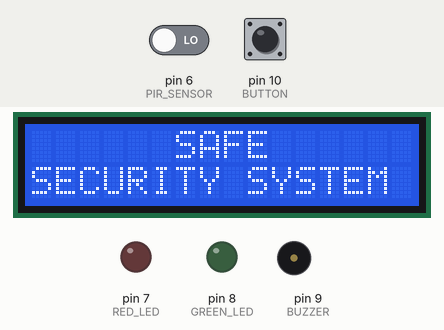
Recording of a sketch running on a simulated Arduino Uno, built with avr-gcc and run on an emulated ATmega328P. On the bench: 16×2 character LCD, output pins drawn as LEDs (lit = HIGH), buzzer (waves = sounding). Dashed ring = blinking. Inputs (shaded band) come from the test bench; at power-on: pin 10 (BUTTON) LOW, pin 6 (PIR_SENSOR) LOW. What the sketch prints to the serial monitor is not drawn.

Above: at 1.2 s.
1.3 s: pin 10 (BUTTON) pulled HIGH for 0.15 s
At 2.6 s:
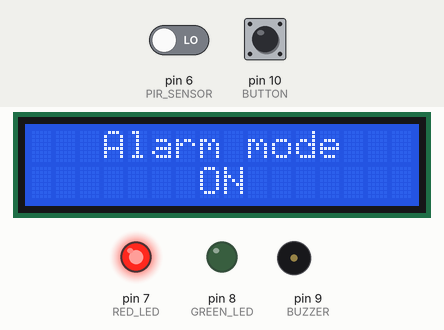
3.0 s: pin 6 (PIR_SENSOR) driven HIGH
At 3.3 s:
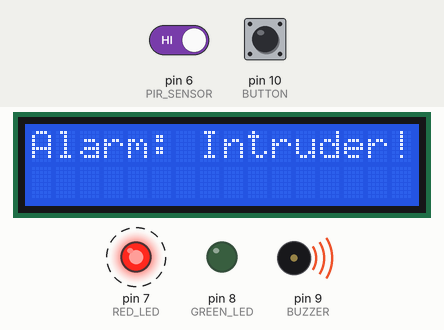
5.1 s: pin 10 (BUTTON) pulled HIGH for 1 s
At 5.27 s:
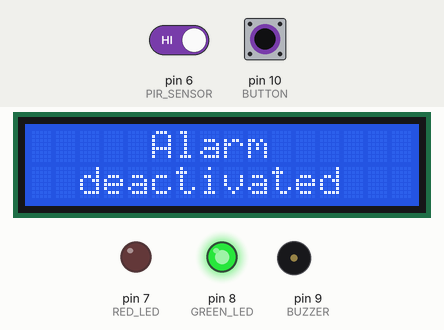
7.6 s: pin 10 (BUTTON) pulled HIGH for 0.15 s
At 8.8 s:
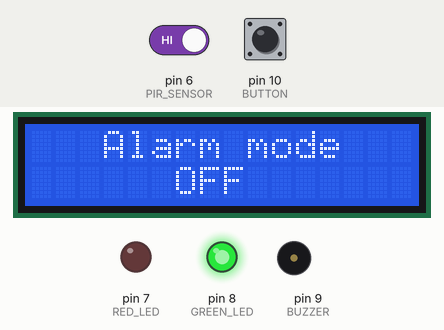
9.2 s: pin 10 (BUTTON) pulled HIGH for 3.2 s
At 9.3 s:
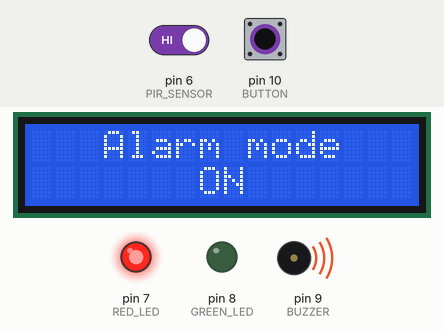
Timing chart, 0 to 12.2 s (numbered marks = the images above; inputs shaded):
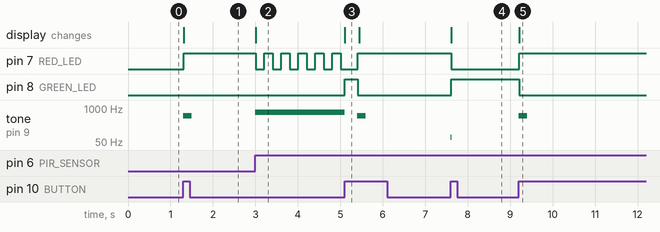

The sketch:

SAFE_AlarmSystem_V1.ino
```cpp
// Library for the LiquidCrystal class, required
// to use LCD.
#include <LiquidCrystal.h>

// Initialize LCD with pin: (RS, E, D4, D5, D6, D7)
LiquidCrystal LCD(11, 12, 2, 3, 4, 5);

// Variables for components connected to arduino.
const int BUZZER = 9;
const int BUTTON = 10;
const int PIR_SENSOR = 6;
const int RED_LED = 7;
const int GREEN_LED = 8;

// Frequencies for diffrent tunes
int alarmTune = 700;
int alarmModeOffTune = 75;
int alarmModeOnTune = 500;
int buttonPressTune = 600;

// Variables for containing the value from a reading.
bool sensorState = false;
bool buttonState = false;
bool alarmEnabled = false;
bool doItOnceAlarmModeOn = true;
bool doItOnceAlarmModeOff = true;
bool currentButtonState; //variable used for the logic of checkButtonState

// Variables for button debounce
unsigned long lastButtonPress = 0; // Store last press time
const unsigned long buttonDebounce = 300; // Debounce time

unsigned lastLEDBlink = 0;

// Flag for tracking if alarm is active
bool alarmActive = false;

// Flag for tracking if alarm mode is ON/OFF
bool alarmMode = false;

// Flag for blocking repeated alarm triggers until alarm mode is reactivated
bool alarmTriggeredOnce = false;

// Flag to wait for PIR to reset to LOW when alarm mode is activated
bool waitingForPIRClear = false;

// Function declarations
void switchLED(int pinSlot); // pinSlot as parameter too set that slot as HIGH / ON
void blinkingLED();
void writeToLCD(const char* LCDMessage, int row, bool clearDisplay = false);
void readPirSensor();
void alarmDeactivated();
void alarmRinging();
void checkButtonState();
void handleButtonPress();
void handleBlinkingLED();

void setup()
{
  Serial.begin(9600);

  pinMode(BUZZER, OUTPUT);
  pinMode(RED_LED, OUTPUT);
  pinMode(GREEN_LED, OUTPUT);
  pinMode(BUTTON, INPUT);
  pinMode(PIR_SENSOR, INPUT);

  // Initialize LCD
  LCD.begin(16, 2);
  writeToLCD("SAFE", 0);
  writeToLCD("SECURITY SYSTEM", 1);

  Serial.println("System Initialized.");
}

void loop()
{

  checkButtonState();  // Always check for button press

  // Wait until PIR sensor resets to LOW after alarm mode is activated
  if (waitingForPIRClear) {
    if (digitalRead(PIR_SENSOR) == LOW) {
      waitingForPIRClear = false;  // Sensor is ready
      Serial.println("PIR cleared - system ready.");
    }
    return; // Skip loop until PIR is cleared
  }

  if (alarmMode) {
    readPirSensor();  // Read PIR only when alarm mode is ON

    // If motion is detected and alarm is not active, trigger the alarm
    if (sensorState && !alarmActive && !alarmTriggeredOnce) {
      alarmRinging(); // Trigger the alarm
    }
  }

  // Blinking LED during active alarm
  if (alarmActive) {
    handleBlinkingLED(); // LED blinking every 200 ms
  }
}

// Function definitions

void writeToLCD(const char* LCDMessage, int row, bool clearDisplay)
{
  if (clearDisplay)
  {
    LCD.clear();
  }

  int textLength = strlen(LCDMessage);
  int padding = (16 - textLength) / 2;
  if (padding < 0) padding = 0;

  LCD.setCursor(0, row);
  LCD.print("                ");
  LCD.setCursor(padding, row);
  LCD.print(LCDMessage);
}

void readPirSensor()
{
  sensorState = digitalRead(PIR_SENSOR);
}

void switchLED(int pinSlot)
{
  if (pinSlot == GREEN_LED)
  {
    digitalWrite(RED_LED, LOW);
    digitalWrite(GREEN_LED, HIGH);
  }
  else if (pinSlot == RED_LED)
  {
    digitalWrite(GREEN_LED, LOW);
    digitalWrite(RED_LED, HIGH);
  }
  else
  {
    Serial.println("Wrong pin slot determined.");
  }
}

void handleBlinkingLED()
{
  if (millis() - lastLEDBlink >= 200)
  {
    lastLEDBlink = millis();
    digitalWrite(RED_LED, !digitalRead(RED_LED));
  }
}

void alarmRinging()
{
  // If alarm is not already active, trigger it
  if (!alarmActive && !alarmTriggeredOnce) {
    alarmActive = true; // Mark alarm as active
    alarmTriggeredOnce = true; // Block further alarms
    tone(BUZZER, alarmTune); // Start buzzer
    digitalWrite(GREEN_LED, LOW);
    writeToLCD("Alarm: Intruder!", 0, true);
    Serial.println("Alarm triggered, Motion detected!");
  }
}


void checkButtonState() {

  currentButtonState = digitalRead(BUTTON); // Read button state

  if (currentButtonState == HIGH && !buttonState) { // If button is pressed
    if (millis() - lastButtonPress >= buttonDebounce) {
      tone(BUZZER, buttonPressTune, 150); // Make a sound for 150 ms
      buttonState = true; // Update state
      lastButtonPress = millis();
      Serial.println("Button Pressed!"); // Log button press

      handleButtonPress(); // Call the new function to handle the button logic
    }
  }

  if (currentButtonState == LOW && buttonState) { // If button is released
    if (millis() - lastButtonPress >= buttonDebounce) {
      buttonState = false; // Mark button as released
      Serial.println("Button Released!");
    }
  }
}

// New function to handle the button press logic
void handleButtonPress() {
  if (alarmActive) {
    alarmActive = false; // Reset alarm status
    alarmDeactivated(); // Stop alarm if button pressed
  } else {
    alarmMode = !alarmMode; // Toggle alarm mode

    if (alarmMode) {
      sensorState = digitalRead(PIR_SENSOR); // Read sensor on activation
      if (sensorState == HIGH) {
        waitingForPIRClear = true;  // Wait for PIR to reset
        Serial.println("PIR HIGH on activation - waiting for LOW...");
      }
      sensorState = false;
      alarmTriggeredOnce = false; // Reset block
      tone(BUZZER, alarmModeOnTune, 200);
      writeToLCD("Alarm mode", 0, true);
      writeToLCD("ON", 1);
      switchLED(RED_LED);
      Serial.println("Alarm mode ON.");
    } else {
      tone(BUZZER, alarmModeOffTune, 200);
      writeToLCD("Alarm mode", 0, true);
      writeToLCD("OFF", 1);
      switchLED(GREEN_LED);
      Serial.println("Alarm mode OFF.");
      sensorState = false;
      noTone(BUZZER);
      digitalWrite(RED_LED, LOW); // Ensure RED_LED is off
    }
  }

}

void alarmDeactivated()
{

  noTone(BUZZER); // Stop the buzzer
  writeToLCD("Alarm", 0);
  writeToLCD("deactivated", 1);
  Serial.println("Alarm deactivated.");
  sensorState = false; // Reset motion sensor
  alarmMode = false;
  switchLED(GREEN_LED); // Set LED status
  //digitalWrite(RED_LED, LOW); // Ensure RED_LED is off
  //digitalWrite(GREEN_LED, HIGH); // Ensure GREEN_LED is on

  buttonState = false;
}
```

Measured:
- after the input at 1.3 s, pin 7 (RED_LED): LOW → HIGH at once; tone on pin 9 (BUZZER): silent → 500 Hz at once, → silent 0.20 s later; the display: changes at once (image 1)
- after the input at 3.0 s, pin 7 (RED_LED): alternates HIGH for 0.20 s and LOW for 0.20 s, starting at once; tone on pin 9 (BUZZER): silent → 700 Hz at once; the display: changes at once (image 2)
- after the input at 5.1 s, pin 8 (GREEN_LED): LOW → HIGH at once, → LOW 0.30 s later; tone on pin 9 (BUZZER): 700 Hz → silent at once, → 500 Hz 0.30 s later, → silent 0.20 s later; the display: changes at once (image 3)
- after the input at 7.6 s, pin 7 (RED_LED): HIGH → LOW at once; pin 8 (GREEN_LED): LOW → HIGH at once; tone on pin 9 (BUZZER): silent → 75 Hz at once, → silent 0.01 s later; the display: changes at once (image 4)
- after the input at 9.2 s, pin 7 (RED_LED): LOW → HIGH at once; pin 8 (GREEN_LED): HIGH → LOW at once; tone on pin 9 (BUZZER): silent → 500 Hz at once, → silent 0.20 s later; the display: changes at once (image 5)
